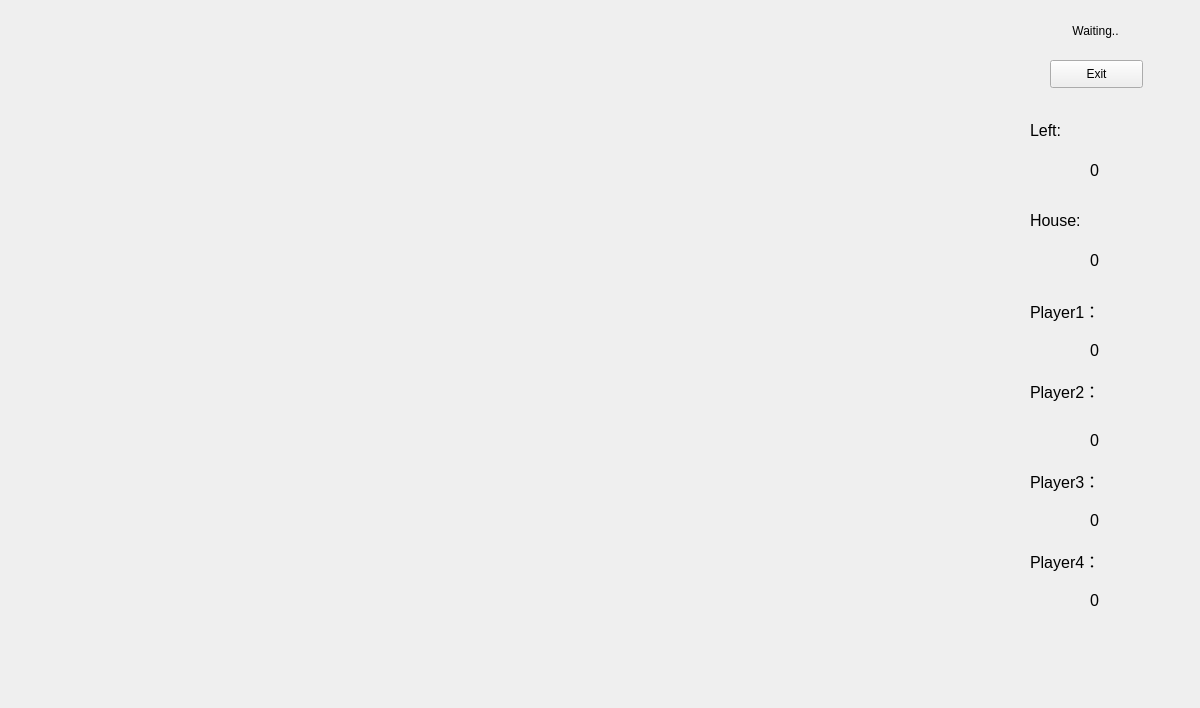
<?xml version="1.0" encoding="UTF-8"?>
<ui version="4.0">
 <class>Form3</class>
 <widget class="QWidget" name="Form3">
  <property name="geometry">
   <rect>
    <x>0</x>
    <y>0</y>
    <width>1200</width>
    <height>708</height>
   </rect>
  </property>
  <property name="windowTitle">
   <string>Form</string>
  </property>
  <widget class="QLabel" name="label">
   <property name="geometry">
    <rect>
     <x>1030</x>
     <y>0</y>
     <width>131</width>
     <height>61</height>
    </rect>
   </property>
   <property name="text">
    <string>Waiting..</string>
   </property>
   <property name="alignment">
    <set>Qt::AlignCenter</set>
   </property>
  </widget>
  <widget class="QLabel" name="label_2">
   <property name="geometry">
    <rect>
     <x>1030</x>
     <y>200</y>
     <width>81</width>
     <height>41</height>
    </rect>
   </property>
   <property name="font">
    <font>
     <pointsize>12</pointsize>
    </font>
   </property>
   <property name="text">
    <string>House:</string>
   </property>
  </widget>
  <widget class="QLabel" name="label_3">
   <property name="geometry">
    <rect>
     <x>1090</x>
     <y>240</y>
     <width>71</width>
     <height>41</height>
    </rect>
   </property>
   <property name="font">
    <font>
     <pointsize>12</pointsize>
    </font>
   </property>
   <property name="text">
    <string>0</string>
   </property>
  </widget>
  <widget class="QLabel" name="label_4">
   <property name="geometry">
    <rect>
     <x>1030</x>
     <y>290</y>
     <width>141</width>
     <height>41</height>
    </rect>
   </property>
   <property name="font">
    <font>
     <pointsize>12</pointsize>
    </font>
   </property>
   <property name="text">
    <string>Player1：</string>
   </property>
  </widget>
  <widget class="QLabel" name="label_5">
   <property name="geometry">
    <rect>
     <x>1090</x>
     <y>330</y>
     <width>71</width>
     <height>41</height>
    </rect>
   </property>
   <property name="font">
    <font>
     <pointsize>12</pointsize>
    </font>
   </property>
   <property name="text">
    <string>0</string>
   </property>
  </widget>
  <widget class="QLabel" name="label_6">
   <property name="geometry">
    <rect>
     <x>1030</x>
     <y>370</y>
     <width>151</width>
     <height>41</height>
    </rect>
   </property>
   <property name="font">
    <font>
     <pointsize>12</pointsize>
    </font>
   </property>
   <property name="text">
    <string>Player2：</string>
   </property>
  </widget>
  <widget class="QLabel" name="label_7">
   <property name="geometry">
    <rect>
     <x>1090</x>
     <y>420</y>
     <width>71</width>
     <height>41</height>
    </rect>
   </property>
   <property name="font">
    <font>
     <pointsize>12</pointsize>
    </font>
   </property>
   <property name="text">
    <string>0</string>
   </property>
  </widget>
  <widget class="QLabel" name="label_8">
   <property name="geometry">
    <rect>
     <x>1030</x>
     <y>460</y>
     <width>151</width>
     <height>41</height>
    </rect>
   </property>
   <property name="font">
    <font>
     <pointsize>12</pointsize>
    </font>
   </property>
   <property name="text">
    <string>Player3：</string>
   </property>
  </widget>
  <widget class="QLabel" name="label_9">
   <property name="geometry">
    <rect>
     <x>1090</x>
     <y>500</y>
     <width>71</width>
     <height>41</height>
    </rect>
   </property>
   <property name="font">
    <font>
     <pointsize>12</pointsize>
    </font>
   </property>
   <property name="text">
    <string>0</string>
   </property>
  </widget>
  <widget class="QLabel" name="label_10">
   <property name="geometry">
    <rect>
     <x>1030</x>
     <y>110</y>
     <width>81</width>
     <height>41</height>
    </rect>
   </property>
   <property name="font">
    <font>
     <pointsize>12</pointsize>
    </font>
   </property>
   <property name="text">
    <string>Left:</string>
   </property>
  </widget>
  <widget class="QLabel" name="label_11">
   <property name="geometry">
    <rect>
     <x>1090</x>
     <y>150</y>
     <width>71</width>
     <height>41</height>
    </rect>
   </property>
   <property name="font">
    <font>
     <pointsize>12</pointsize>
    </font>
   </property>
   <property name="text">
    <string>0</string>
   </property>
  </widget>
  <widget class="QLabel" name="label_12">
   <property name="geometry">
    <rect>
     <x>0</x>
     <y>0</y>
     <width>1000</width>
     <height>708</height>
    </rect>
   </property>
   <property name="text">
    <string/>
   </property>
   <property name="pixmap">
    <pixmap resource="images/images.qrc">:/images/b1.jpg</pixmap>
   </property>
  </widget>
  <widget class="QLabel" name="label_13">
   <property name="geometry">
    <rect>
     <x>1030</x>
     <y>540</y>
     <width>151</width>
     <height>41</height>
    </rect>
   </property>
   <property name="font">
    <font>
     <pointsize>12</pointsize>
    </font>
   </property>
   <property name="text">
    <string>Player4：</string>
   </property>
  </widget>
  <widget class="QLabel" name="label_14">
   <property name="geometry">
    <rect>
     <x>1090</x>
     <y>580</y>
     <width>71</width>
     <height>41</height>
    </rect>
   </property>
   <property name="font">
    <font>
     <pointsize>12</pointsize>
    </font>
   </property>
   <property name="text">
    <string>0</string>
   </property>
  </widget>
  <widget class="QPushButton" name="pushButton">
   <property name="geometry">
    <rect>
     <x>1050</x>
     <y>60</y>
     <width>93</width>
     <height>28</height>
    </rect>
   </property>
   <property name="text">
    <string>Exit</string>
   </property>
  </widget>
 </widget>
 <resources>
  <include location="images/images.qrc"/>
  <include location="images/images.qrc"/>
  <include location="images/images.qrc"/>
 </resources>
 <connections/>
</ui>
